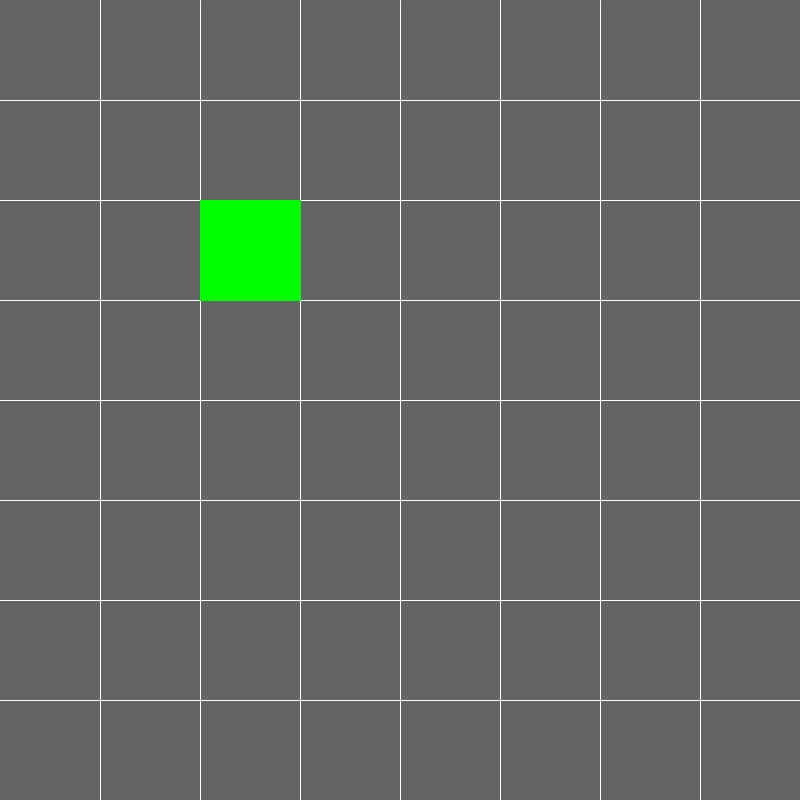
Frame 1 (no input)
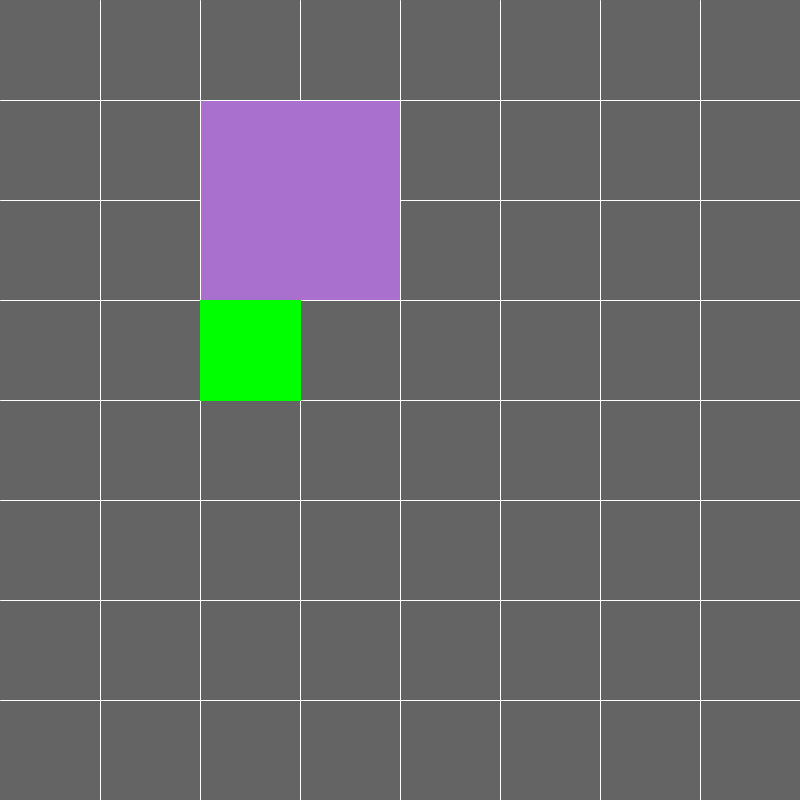
Frame 60 (the mouse pressed at the canvas centre just before this capture)
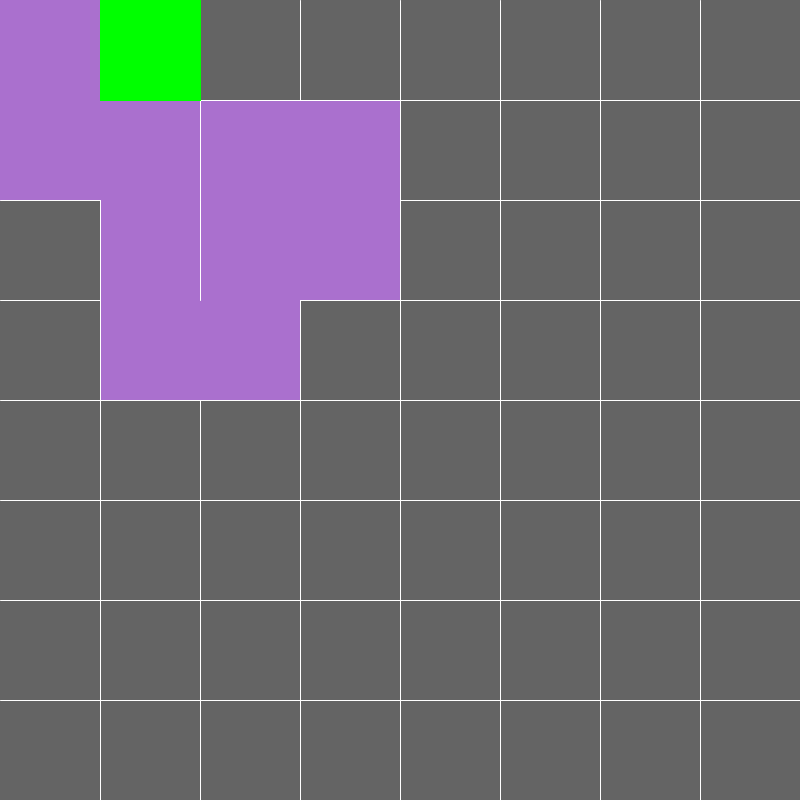
Frame 120 (the mouse held since frame 60 and released just before this capture)

The Processing sketch that drew these frames (run headless with seeded random() and noise(); from frame 60 on, the mouse is pressed at the canvas centre):

// Processing sketch: MazeRecursiveBacktracker
// ── MazeRecursiveBacktracker.pde
import java.util.Stack;

class Edge {
  //PVector start,finish;
  boolean right=false, down=false;//+x,+y;
  //Edge(float a,float b,float c,float d){
  //start=new PVector(a,b);
  //finish=new PVector(c,d);
  //}
}
int cellSize;
int gridSize=8;
//int gridSize=100;
//int cellSize=5;
Edge[][] grid;
void setup() {
  size(800, 800);
  cellSize=width/gridSize;
  grid=new Edge[gridSize][gridSize];

  for (int x=0; x<gridSize; x++) {
    for (int y=0; y<gridSize; y++) {
      grid[x][y]=new Edge();
    }
  }
  //current=new PVector(int(gridSize/2), int(gridSize/2));
  current=new PVector(2, 2);
  stack.add(current);
}
//ArrayList<Edge>edges=new ArrayList<Edge>();
ArrayList<PVector> stack=new ArrayList<PVector>();
void myLine(float a, float b, float c, float d) {
  line(a*cellSize, b*cellSize, c*cellSize, d*cellSize);
}
void draw() {
  background(100);
  boolean done=retraced.size()>=gridSize*gridSize;
  //noStroke();
  //int i=0;
  for (PVector p : visited) {
    //fill(255, 0, 0);
    fill(#AA70CE);
    stroke(#AA70CE);
    //color col=color(map(i, 0, visited.size(), 0, 255), 0, 0);
    //fill(col);
    //stroke(col);
    //i++;
    rect(p.x*cellSize, p.y*cellSize, cellSize, cellSize);
  }
  for (PVector p : retraced) {
    fill(#2170CE);
    stroke(#2170CE);
    rect(p.x*cellSize, p.y*cellSize, cellSize, cellSize);
  }
  for (int x=0; x<gridSize; x++) {
    for (int y=0; y<gridSize; y++) {
      stroke(255);
      strokeWeight(1);
      //strokeJoin(BEVEL);
      if (!grid[x][y].right)myLine(x+1, y, x+1, y+1);//IF no right THEN draw line
      if (!grid[x][y].down)myLine(x, y+1, x+1, y+1); //IF no  down THEN draw line
      strokeWeight(1);
    }
  }
  if(done)return;
  fill(0, 255, 0);
  stroke(0, 255, 0);
  rect(current.x*cellSize, current.y*cellSize, cellSize, cellSize);
    //for(int i=0;i<1;i++)
    if(frameCount%10==0)
  {update();}
}
PVector randDir() {
  ArrayList<PVector>valids=new ArrayList<PVector>();
  PVector a=new PVector(current.x-1, current.y);
  PVector b=new PVector(current.x+1, current.y);
  PVector c=new PVector(current.x, current.y-1);
  PVector d=new PVector(current.x, current.y+1);
  if (isValidPos(a))valids.add(new PVector(-1, 0));
  if (isValidPos(b))valids.add(new PVector(1, 0));
  if (isValidPos(c))valids.add(new PVector(0, -1));
  if (isValidPos(d))valids.add(new PVector(0, 1));
  if (valids.size()==0)return null;
  return valids.get(int(random(valids.size())));
}
boolean isValidPos(PVector p) {
  if (visited.contains(p))return false;
  if (p.x<0)return false;
  if (p.y<0)return false;
  if (p.x>gridSize-1)return false;
  if (p.y>gridSize-1)return false;
  return true;
}
//Edge getEdge(PVector a,PVector b){
//}
PVector unfixedRand() {
  int i=int(random(4));
  if (i==0)return new PVector(-1, 0);
  if (i==1)return new PVector(1, 0);
  if (i==2)return new PVector(0, -1);
  return new PVector(0, 1);
}
ArrayList<PVector>visited=new ArrayList<PVector>();
ArrayList<PVector>retraced=new ArrayList<PVector>();
PVector current;
void update() {
  int ix=int(current.x);
  int iy=int(current.y);

  PVector dir=randDir();
  //while(dir==null){
  if (dir==null) {
    dir=randDir();
    retraced.add(current.copy());
    current=stack.get(stack.size()-1).copy();
    stack.remove(stack.size()-1);
    return;
  }
  stack.add(current.copy());
  current.add(dir);

  visited.add(current.copy());
  if (dir.x==-1) {
    grid[ix-1][iy].right=true;
  }
  if (dir.x==1) {
    grid[ix][iy].right=true;
  }
  if (dir.y==-1) {
    grid[ix][iy-1].down=true;
  }
  if (dir.y==1) {
    grid[ix][iy].down=true;
  }
}
//void update() {
//  visited.add(current);
//  PVector dir=randDir();
//  while (dir==null&&stack.size()>0) {
//    current=stack.get(0);
//    stack.remove(0);
//    dir=randDir();
//    //return;
//  }
//  stack.add(0,current);




//  int ix=int(current.x);
//  int iy=int(current.y);
//  current.add(dir);
//  if (dir.x==-1) {
//    grid[ix-1][iy].right=true;
//  }
//  if (dir.x==1) {
//    grid[ix][iy].right=true;
//  }
//  if (dir.y==-1) {
//    grid[ix][iy-1].down=true;
//  }
//  if (dir.y==1) {
//    grid[ix][iy].down=true;
//  }
//}
